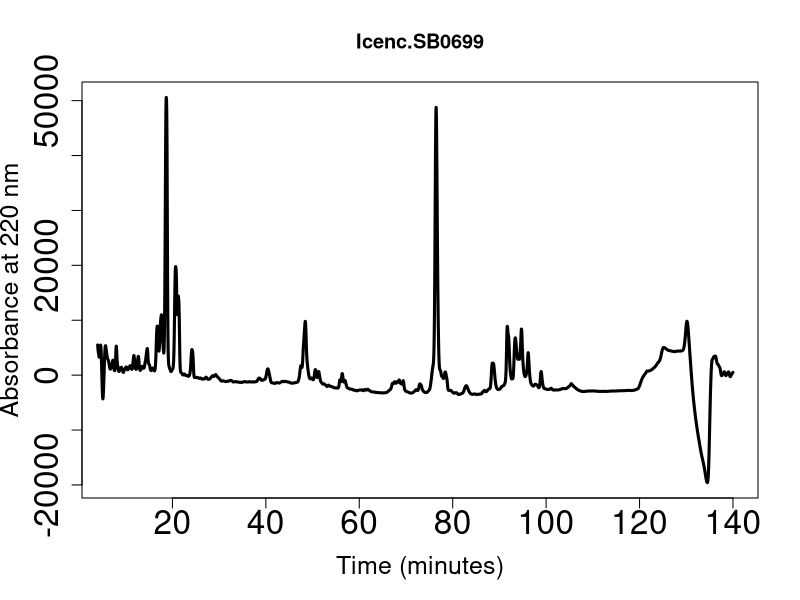
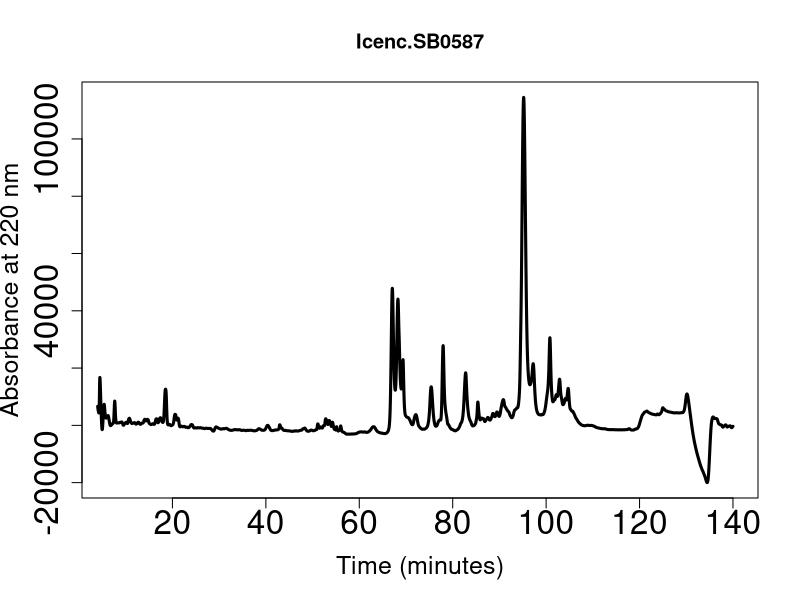
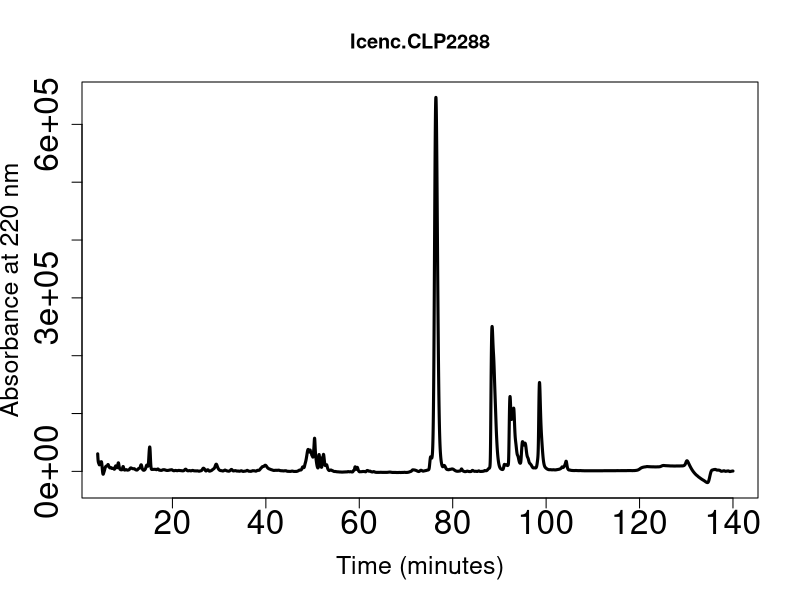

R code for these plots, in order:
##Load data-first column is titled X and then the rest are names of individual

#####ForMac
ImantodesComp <- read.csv("Imantodes_RAW.csv",header = TRUE)

View(ImantodesComp)
################ForMac
i=2 ##starts with first individual which should be your second column
while(i<=4) ##Goes to your last column which should be your last individual
{
  name1="/HPLC/Graphs/"
  num=(colnames(ImantodesComp[i]))
  ext=".pdf"
  path3=paste(name1,num,ext)
  pdf(file=path3,height=7,width=10)
  plot(ImantodesComp[[i]]~ImantodesComp$Time,type="l", xlim=c(6,140), cex.axis=2, cex.lab=1.5, lwd=3,
       ylab="Absorbance at 220 nm",xlab="Time (minutes)",
       main=colnames(ImantodesComp[i]))
  dev.off()
  i=i+1
}

##Graph output to fit what was wanted for paper, they can all be modified however you want
